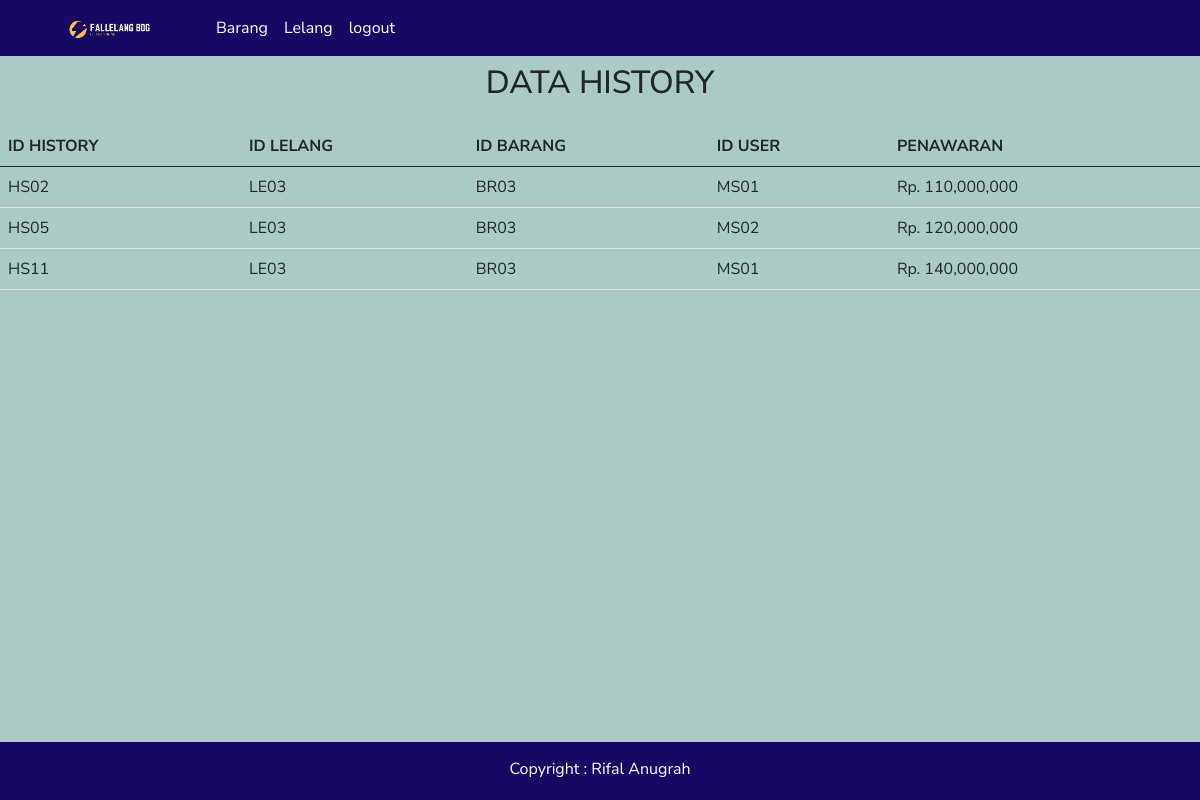
The page /Views/history.php?idori= BR03 (signed in) on the database its author committed.
### tables this page shows
CREATE TABLE `history_lelang` (
  `id_history` char(5) NOT NULL,
  `id_lelang` char(5) DEFAULT NULL,
  `id_barang` char(5) DEFAULT NULL,
  `id_user` char(5) DEFAULT NULL,
  `penawaran_harga` int(11) DEFAULT NULL
);

### Views/history.php (the view, shortened to what this page needs)
<?php include './header.php' ?>
<?php
$id_barang = $_GET['idori'];
?>
<?php
include '../Controllers/koneksi.php';
?>
<center>
    <h2 class="text-center mb-4">DATA HISTORY</h2>
</center>
<table class="table mt-3">
    <thead>
        <tr>
            <th scope="col">
                ID HISTORY
            </th>
            <th scope="col">
                ID LELANG
            </th>
            <th scope="col">
                ID BARANG
            </th>
            <th scope="col">
                ID USER
            </th>
            <th scope="col">
                PENAWARAN
            </th>
        </tr>
    </thead>
    <?php
    $lihathistory = mysqli_query($koneksi, "SELECT * FROM history_lelang where id_barang='$id_barang'");
    while ($tampil = mysqli_fetch_assoc($lihathistory)) {
        echo "<tr>
            <td>$tampil[id_history]</td>
            <td>$tampil[id_lelang]</td>
            <td>$tampil[id_barang]</td>
            <td>$tampil[id_user]</td>
            <td> Rp. " . number_format($tampil['penawaran_harga']) . "</cente></td>
            </tr>";
    }
    ?>
</table>
<?php include './footer.php' ?>

### rows shown on the page
history_lelang: id_history "HS02", id_lelang "LE03", id_barang "BR03", id_user "MS01", penawaran_harga "110,000,000"
history_lelang: id_history "HS05", id_lelang "LE03", id_barang "BR03", id_user "MS02", penawaran_harga "120,000,000"
history_lelang: id_history "HS11", id_lelang "LE03", id_barang "BR03", id_user "MS01", penawaran_harga "140,000,000"
